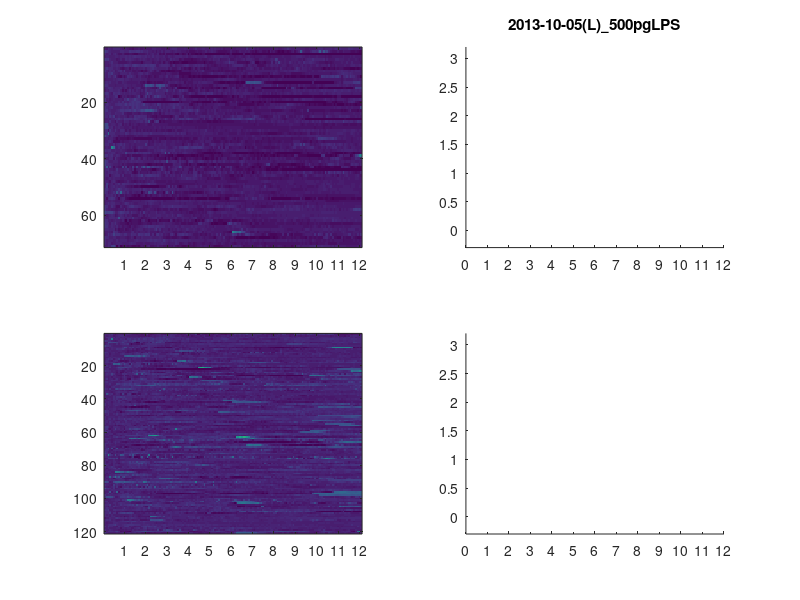
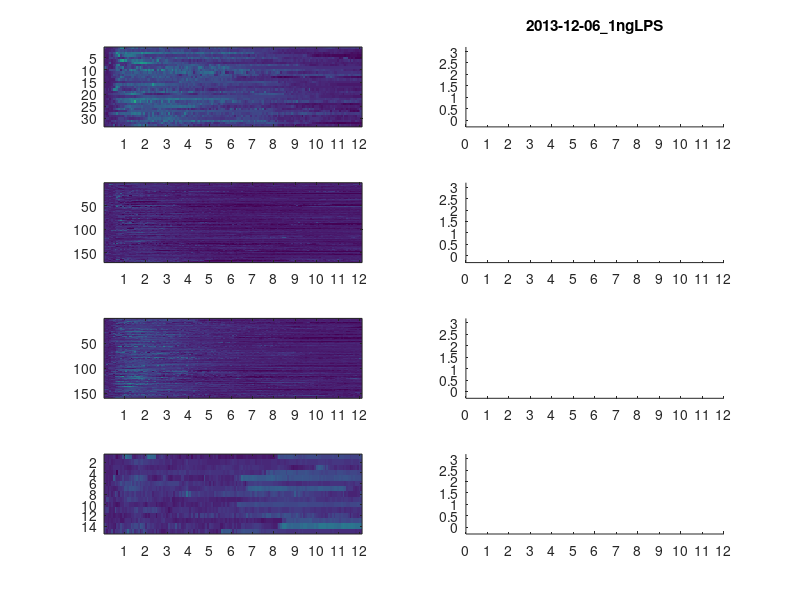
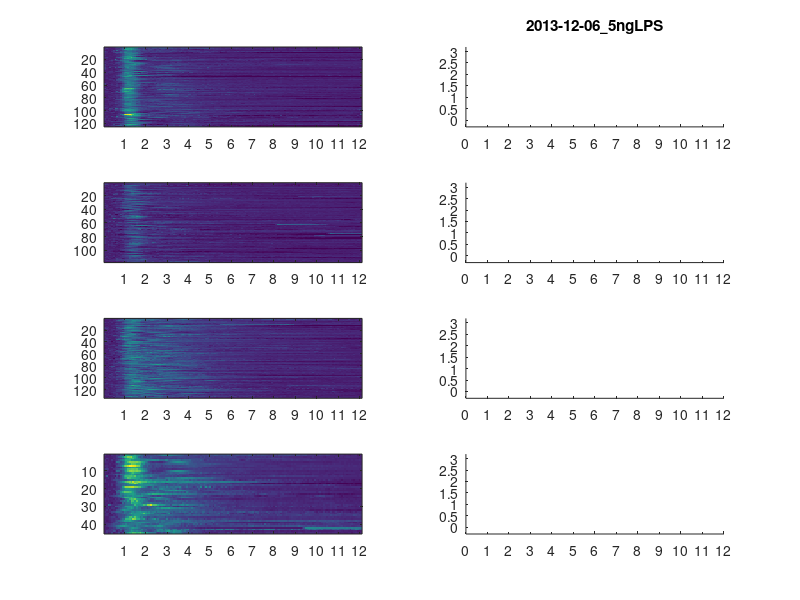
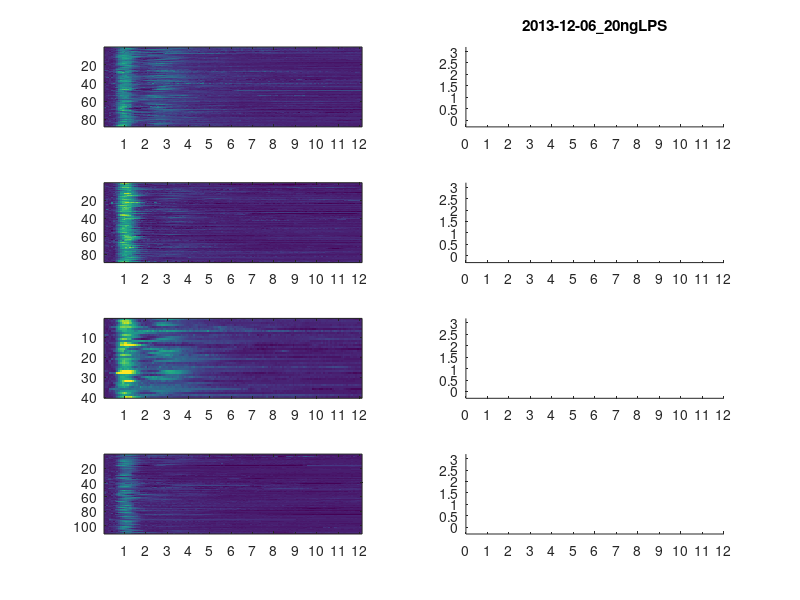

Source code (MATLAB) for these figures, in order:

load nfkb.mat
%addpath(genpath('~/Dropbox/matlab'))

opts = statset('Display','final');
n = 4;
range = [-0.3 3.2];
for id =1:8
    if id==1
        n=2;
    else
        n=4;
    end
    
    a = nfkb(id).data; 


    [cidx, ctrs] = kmeans(a,n, ...
                          'Replicates',5, 'Options',opts);

    fraction = sum(isnan(cidx))/size(cidx,1);
    new_ind =[];

    h = figure
    for i =n:-1:1
        %new_ind = [new_ind;find(cidx==i)];
        subplot(n,2,i*2-1)
        imagesc(a(find(cidx==i),:),range);
        set(gca,'xtick',0:12:145,'xticklabel',0:12)
        
        subplot(n,2,i*2)
        %confplot(0:5/60:12,mean(a(find(cidx==i),:)),std(a(find(cidx==i),: ...
        %                                                )), ...
        %         std(a(find(cidx==i),:)),'color',[1 0 0],'linewidth',2);
        set(gca,'xtick',0:12,'xticklabel',0:12)
        xlim([0 12])
        ylim(range)

    end
    
    title(nfkb(id).name,'Interpreter','none')

    saveas(gca,strcat(nfkb(id).name,'.fig'))

    set(h,'Units','Inches');
    pos = get(h,'Position');
    set(h,'PaperPositionMode','Auto','PaperUnits','Inches','PaperSize',[pos(3), pos(4)])
    %print(h,strcat(nfkb(id).name,'.pdf'),'-dpdf','-r0')

end





